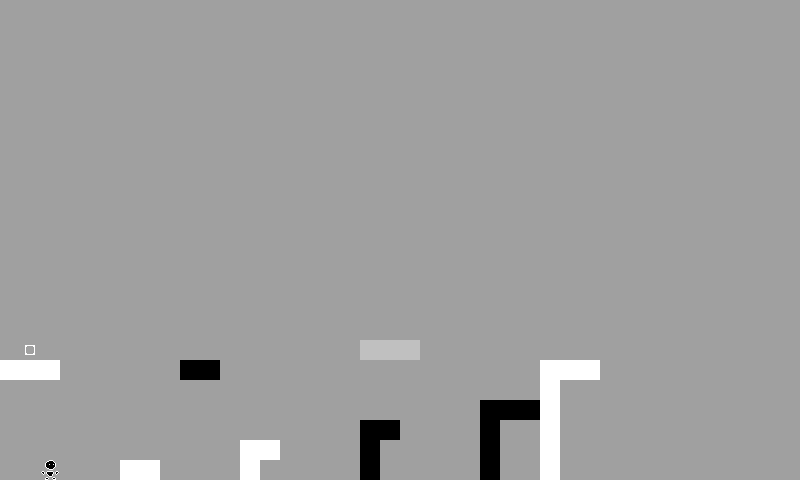

A 2D game scene composited from a Tiled map and its tileset images. What follows is a short description and the map's XML, with each tile layer's data collapsed to a summary:
An orthogonal 40x24 tile map with 20x20 px tiles, 1 tile layer (Map).

<map version="1.2" tiledversion="1.2.5" orientation="orthogonal" renderorder="right-down" width="40" height="24" tilewidth="20" tileheight="20" infinite="0" backgroundcolor="#a0a0a0" nextlayerid="7" nextobjectid="1">
 <properties>
  <property name="Background" type="int" value="0" />
  <property name="Title" value="Further Practice" />
  <property name="Wrapping" type="int" value="0" />
 </properties>
 <tileset firstgid="1" name="tmx_ss" tilewidth="20" tileheight="20" tilecount="30" columns="3">
  <image source="tmx_ss.png" width="60" height="200" />
  <tile id="0" type="Player">
   <properties>
    <property name="Color" type="int" value="0" />
    <property name="Flipped" type="int" value="0" />
   </properties>
  </tile>
  <tile id="1" type="Player">
   <properties>
    <property name="Color" type="int" value="0" />
    <property name="Flipped" type="int" value="1" />
   </properties>
  </tile>
  <tile id="2" type="RGBSphere">
   <properties>
    <property name="Color" type="int" value="192" />
    <property name="Flipped" type="int" value="0" />
   </properties>
  </tile>
  <tile id="3" type="Block">
   <properties>
    <property name="Color" type="int" value="0" />
    <property name="Flipped" type="int" value="0" />
   </properties>
  </tile>
  <tile id="4" type="Block">
   <properties>
    <property name="Color" type="int" value="192" />
    <property name="Flipped" type="int" value="0" />
   </properties>
  </tile>
  <tile id="5" type="Block">
   <properties>
    <property name="Color" type="int" value="255" />
    <property name="Flipped" type="int" value="0" />
   </properties>
  </tile>
  <tile id="6" type="Exit">
   <properties>
    <property name="Color" type="int" value="0" />
    <property name="Flipped" type="int" value="0" />
   </properties>
  </tile>
  <tile id="7" type="Exit">
   <properties>
    <property name="Color" type="int" value="192" />
    <property name="Flipped" type="int" value="0" />
   </properties>
  </tile>
  <tile id="8" type="Exit">
   <properties>
    <property name="Color" type="int" value="255" />
    <property name="Flipped" type="int" value="0" />
   </properties>
  </tile>
  <tile id="9" type="Pit">
   <properties>
    <property name="Color" type="int" value="0" />
    <property name="Flipped" type="int" value="0" />
   </properties>
  </tile>
  <tile id="10" type="Pit">
   <properties>
    <property name="Color" type="int" value="192" />
    <property name="Flipped" type="int" value="0" />
   </properties>
  </tile>
  <tile id="11" type="Pit">
   <properties>
    <property name="Color" type="int" value="255" />
    <property name="Flipped" type="int" value="0" />
   </properties>
  </tile>
  <tile id="12" type="Pit">
   <properties>
    <property name="Color" type="int" value="0" />
    <property name="Flipped" type="int" value="1" />
   </properties>
  </tile>
  <tile id="13" type="Pit">
   <properties>
    <property name="Color" type="int" value="192" />
    <property name="Flipped" type="int" value="1" />
   </properties>
  </tile>
  <tile id="14" type="Pit">
   <properties>
    <property name="Color" type="int" value="255" />
    <property name="Flipped" type="int" value="1" />
   </properties>
  </tile>
  <tile id="15" type="Breakable">
   <properties>
    <property name="Color" type="int" value="0" />
    <property name="Flipped" type="int" value="0" />
   </properties>
  </tile>
  <tile id="16" type="Breakable">
   <properties>
    <property name="Color" type="int" value="192" />
    <property name="Flipped" type="int" value="0" />
   </properties>
  </tile>
  <tile id="17" type="Breakable">
   <properties>
    <property name="Color" type="int" value="255" />
    <property name="Flipped" type="int" value="0" />
   </properties>
  </tile>
  <tile id="18" type="Breakable">
   <properties>
    <property name="Color" type="int" value="0" />
    <property name="Flipped" type="int" value="1" />
   </properties>
  </tile>
  <tile id="19" type="Breakable">
   <properties>
    <property name="Color" type="int" value="192" />
    <property name="Flipped" type="int" value="1" />
   </properties>
  </tile>
  <tile id="20" type="Breakable">
   <properties>
    <property name="Color" type="int" value="255" />
    <property name="Flipped" type="int" value="1" />
   </properties>
  </tile>
  <tile id="21" type="Jumpad">
   <properties>
    <property name="Color" type="int" value="0" />
    <property name="Flipped" type="int" value="0" />
   </properties>
  </tile>
  <tile id="22" type="Jumpad">
   <properties>
    <property name="Color" type="int" value="192" />
    <property name="Flipped" type="int" value="0" />
   </properties>
  </tile>
  <tile id="23" type="Jumpad">
   <properties>
    <property name="Color" type="int" value="255" />
    <property name="Flipped" type="int" value="0" />
   </properties>
  </tile>
  <tile id="24" type="Jumpad">
   <properties>
    <property name="Color" type="int" value="0" />
    <property name="Flipped" type="int" value="1" />
   </properties>
  </tile>
  <tile id="25" type="Jumpad">
   <properties>
    <property name="Color" type="int" value="192" />
    <property name="Flipped" type="int" value="1" />
   </properties>
  </tile>
  <tile id="26" type="Jumpad">
   <properties>
    <property name="Color" type="int" value="255" />
    <property name="Flipped" type="int" value="1" />
   </properties>
  </tile>
  <tile id="27" type="KillBlock">
   <properties>
    <property name="Color" type="int" value="192" />
    <property name="Flipped" type="int" value="0" />
   </properties>
  </tile>
  <tile id="28" type="Flipad">
   <properties>
    <property name="Color" type="int" value="192" />
    <property name="Flipped" type="int" value="0" />
   </properties>
  </tile>
  <tile id="29" type="Flipad">
   <properties>
    <property name="Color" type="int" value="255" />
    <property name="Flipped" type="int" value="0" />
   </properties>
  </tile>
 </tileset>
 <layer id="4" name="Map" width="40" height="24">
  <properties>
   <property name="Background" type="int" value="0" />
   <property name="Title" value="Further Practice" />
   <property name="Wrapping" type="int" value="0" />
  </properties>
  <data>[960 cells, 33 non-empty, 5 distinct tile ids]</data>
 </layer>
</map>
